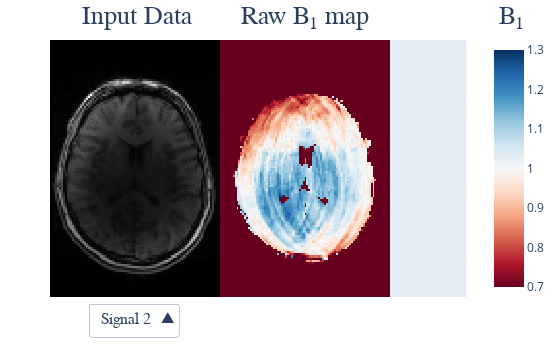

Write notebook code for a chart like this one.
### Code cell
#| label: afiFig7jn

# Prepare Python environment

import scipy.io as sio
from pathlib import Path

from contextlib import contextmanager
import sys, os
from pathlib import Path

@contextmanager
def suppress_stdout():
    with open(os.devnull, "w") as devnull:
        old_stdout = sys.stdout
        sys.stdout = devnull
        try:  
            yield
        finally:
            sys.stdout = old_stdout

import os
from pathlib import Path

def find_myst_yml_directories(start_dir=None):
    """
    Recursively search for directories containing myst.yml file.
    
    Args:
        start_dir (str or Path): Starting directory (defaults to current directory)
    
    Returns:
        list: List of full paths to directories containing myst.yml
    """
    if start_dir is None:
        start_dir = Path.cwd()
    else:
        start_dir = Path(start_dir)
    
    myst_dirs = []
    
    def _search_directory(current_dir):
        # Check if myst.yml exists in current directory
        myst_file = current_dir / "myst.yml"
        if myst_file.exists():
            myst_dirs.append(str(current_dir.resolve()))
            # Don't search subdirectories if we found myst.yml here
            return
        
        # Recursively search all subdirectories
        for item in current_dir.iterdir():
            if item.is_dir():
                try:
                    _search_directory(item)
                except (PermissionError, OSError):
                    # Skip directories we can't access
                    continue
    
    _search_directory(start_dir)
    return myst_dirs

def find_myst_yml_directories_upwards(start_dir=None):
    """
    Search for myst.yml in current directory, if not found go to parent and repeat.
    
    Args:
        start_dir (str or Path): Starting directory (defaults to current directory)
    
    Returns:
        str or None: Full path of directory containing myst.yml, or None if not found
    """
    if start_dir is None:
        current_dir = Path.cwd()
    else:
        current_dir = Path(start_dir)
    
    # Keep going up until we reach the filesystem root
    while current_dir != current_dir.parent:  # Stop at root
        myst_file = current_dir / "myst.yml"
        if myst_file.exists():
            return str(current_dir.resolve())
        
        # Move to parent directory
        current_dir = current_dir.parent
    
    return None

with suppress_stdout():
    repo_path = Path(find_myst_yml_directories_upwards())
    print(repo_path)
    data_req_path = repo_path / "binder" / "data_requirement.json"
    data_path = repo_path / "data"
    dataset_path = data_path / "qmrlab-mooc"
    
data_dir = dataset_path / "04-B1-02-AFI" / "04-B1-02-AFI"  

data_file = "fig7.mat"

#Load either archived or generated plot variables
mat_contents = sio.loadmat(data_dir / data_file)

B1map_raw = mat_contents["B1map_raw"]
AFIData1 = mat_contents["AFIData1"]
AFIData2 = mat_contents["AFIData2"]
mask = mat_contents["mask"]
xAxis = mat_contents["xAxis"][0]
yAxis = mat_contents["yAxis"][0]

## Plot
# PYTHON CODE
# Module imports

import matplotlib.pyplot as plt
import chart_studio.plotly as py
import plotly.graph_objs as go
import numpy as np
from plotly import __version__
from plotly.offline import download_plotlyjs, init_notebook_mode, plot, iplot
config={'showLink': False, 'displayModeBar': False}
# PYTHON CODE
from plotly import tools

# Masking B1 map
B1map_raw = np.asarray(B1map_raw)
mask = np.asarray(mask)
B1map_raw_masked = B1map_raw*mask
B1map_raw_masked[np.isnan(B1map_raw_masked)] = 0


trace1 = go.Heatmap(x = xAxis,
                   y = yAxis,
                   z=AFIData1,
                   colorscale='Gray',
                   showscale = False,
                   visible=False,
                   name = 'Signal1')
trace2 = go.Heatmap(x = xAxis,
                   y = yAxis,
                   z=AFIData2,
                   colorscale='Gray',
                   showscale = False,
                   visible=True,
                   name = 'Signal2')
trace3 = go.Heatmap(x = xAxis,
                   y = yAxis,
                   z=B1map_raw_masked,
                   zmin=0.7,
                   zmax=1.3,
                   colorscale='RdBu',
                   xaxis='x2',
                   yaxis='y2',
                   visible=True,
                   name = 'B1 values')

data=[trace1, trace2, trace3]


updatemenus = list([
    dict(active=1,
         x = 0.09,
         xanchor = 'left',
         y = -0.15,
         yanchor = 'bottom',
         direction = 'up',
         font=dict(
                family='Times New Roman',
                size=16
            ),
         buttons=list([   
            dict(label = 'Signal 1',
                 method = 'update',
                 args = [{'visible': [True, False, True]},
                         ]),
            dict(label = 'Signal 2',
                 method = 'update',
                 args = [{'visible': [False, True, True]},
                           ]),
        ])
    )
])

layout = dict(
    width=560,
    height=345,
    margin = dict(
                t=40,
                r=50,
                b=10,
                l=50),
    annotations=[
        dict(
            x=0.07,
            y=1.15,
            showarrow=False,
            text='Input Data',
            font=dict(
                family='Times New Roman',
                size=26
            ),
            xref='paper',
            yref='paper'
        ),
        dict(
            x=0.60,
            y=1.15,
            showarrow=False,
            text='Raw B<sub>1</sub> map',
            font=dict(
                family='Times New Roman',
                size=26
            ),
            xref='paper',
            yref='paper'
        ),
        dict(
            x=1.12,
            y=1.15,
            showarrow=False,
            text='B<sub>1</sub>',
            font=dict(
                family='Times New Roman',
                size=26
            ),
            xref='paper',
            yref='paper'
        ),
    ],
    xaxis = dict(range = [0,127], autorange = False,
             showgrid = False, zeroline = False, showticklabels = False,
             ticks = '', domain=[0, 0.58]),
    yaxis = dict(range = [0,127], autorange = False,
             showgrid = False, zeroline = False, showticklabels = False,
             ticks = '', domain=[0, 1]),
    xaxis2 = dict(range = [0,127], autorange = False,
             showgrid = False, zeroline = False, showticklabels = False,
             ticks = '', domain=[0.40, 0.98]),
    yaxis2 = dict(range = [0,127], autorange = False,
             showgrid = False, zeroline = False, showticklabels = False,
             ticks = '', domain=[0, 1], anchor='x2'),
    showlegend = False,
    autosize = False,
    updatemenus=updatemenus
)


fig = dict(data=data, layout=layout)

iplot(fig, filename = 'basic-heatmap', config = config)

### Figure 1 — Plotly figure (JSON) as saved in the notebook; plotly's stock layout.template omitted (floating-point values rounded to 4 significant figures; data arrays with more than 128 entries replaced by an {"elided": "..."} marker saying what was removed)
{"data": [{"colorscale": [[0, "rgb(0, 0, 0)"], [0.09091, "rgb(16, 16, 16)"], [0.1818, "rgb(38, 38, 38)"], [0.2727, "rgb(59, 59, 59)"], [0.3636, "rgb(81, 80, 80)"], [0.4545, "rgb(102, 101, 101)"], [0.5455, "rgb(124, 123, 122)"], [0.6364, "rgb(146, 146, 145)"], [0.7273, "rgb(171, 171, 170)"], [0.8182, "rgb(197, 197, 195)"], [0.9091, "rgb(224, 224, 223)"], [1, "rgb(254, 254, 253)"]], "name": "Signal1", "showscale": false, "type": "heatmap", "visible": false, "x": [0, 1, 2, 3, 4, 5, 6, 7, 8, 9, 10, 11, 12, 13, 14, 15, 16, 17, 18, 19, 20, 21, 22, 23, 24, 25, 26, 27, 28, 29, 30, 31, 32, 33, 34, 35, 36, 37, 38, 39, 40, 41, 42, 43, 44, 45, 46, 47, 48, 49, 50, 51, 52, 53, 54, 55, 56, 57, 58, 59, 60, 61, 62, 63, 64, 65, 66, 67, 68, 69, 70, 71, 72, 73, 74, 75, 76, 77, 78, 79, 80, 81, 82, 83, 84, 85, 86, 87], "y": [0, 1, 2, 3, 4, 5, 6, 7, 8, 9, 10, 11, 12, 13, 14, 15, 16, 17, 18, 19, 20, 21, 22, 23, 24, 25, 26, 27, 28, 29, 30, 31, 32, 33, 34, 35, 36, 37, 38, 39, 40, 41, 42, 43, 44, 45, 46, 47, 48, 49, 50, 51, 52, 53, 54, 55, 56, 57, 58, 59, 60, 61, 62, 63, 64, 65, 66, 67, 68, 69, 70, 71, 72, 73, 74, 75, 76, 77, 78, 79, 80, 81, 82, 83, 84, 85, 86, 87, 88, 89, 90, 91, 92, 93, 94, 95, 96, 97, 98, 99, 100, 101, 102, 103, 104, 105, 106, 107, 108, 109, 110, 111, 112, 113, 114, 115, 116, 117, 118, 119, 120, 121, 122, 123, 124, 125, 126, 127], "z": {"elided": "128x88 float values"}}, {"colorscale": [[0, "rgb(0, 0, 0)"], [0.09091, "rgb(16, 16, 16)"], [0.1818, "rgb(38, 38, 38)"], [0.2727, "rgb(59, 59, 59)"], [0.3636, "rgb(81, 80, 80)"], [0.4545, "rgb(102, 101, 101)"], [0.5455, "rgb(124, 123, 122)"], [0.6364, "rgb(146, 146, 145)"], [0.7273, "rgb(171, 171, 170)"], [0.8182, "rgb(197, 197, 195)"], [0.9091, "rgb(224, 224, 223)"], [1, "rgb(254, 254, 253)"]], "name": "Signal2", "showscale": false, "type": "heatmap", "visible": true, "x": [0, 1, 2, 3, 4, 5, 6, 7, 8, 9, 10, 11, 12, 13, 14, 15, 16, 17, 18, 19, 20, 21, 22, 23, 24, 25, 26, 27, 28, 29, 30, 31, 32, 33, 34, 35, 36, 37, 38, 39, 40, 41, 42, 43, 44, 45, 46, 47, 48, 49, 50, 51, 52, 53, 54, 55, 56, 57, 58, 59, 60, 61, 62, 63, 64, 65, 66, 67, 68, 69, 70, 71, 72, 73, 74, 75, 76, 77, 78, 79, 80, 81, 82, 83, 84, 85, 86, 87], "y": [0, 1, 2, 3, 4, 5, 6, 7, 8, 9, 10, 11, 12, 13, 14, 15, 16, 17, 18, 19, 20, 21, 22, 23, 24, 25, 26, 27, 28, 29, 30, 31, 32, 33, 34, 35, 36, 37, 38, 39, 40, 41, 42, 43, 44, 45, 46, 47, 48, 49, 50, 51, 52, 53, 54, 55, 56, 57, 58, 59, 60, 61, 62, 63, 64, 65, 66, 67, 68, 69, 70, 71, 72, 73, 74, 75, 76, 77, 78, 79, 80, 81, 82, 83, 84, 85, 86, 87, 88, 89, 90, 91, 92, 93, 94, 95, 96, 97, 98, 99, 100, 101, 102, 103, 104, 105, 106, 107, 108, 109, 110, 111, 112, 113, 114, 115, 116, 117, 118, 119, 120, 121, 122, 123, 124, 125, 126, 127], "z": {"elided": "128x88 float values"}}, {"colorscale": [[0, "rgb(103,0,31)"], [0.1, "rgb(178,24,43)"], [0.2, "rgb(214,96,77)"], [0.3, "rgb(244,165,130)"], [0.4, "rgb(253,219,199)"], [0.5, "rgb(247,247,247)"], [0.6, "rgb(209,229,240)"], [0.7, "rgb(146,197,222)"], [0.8, "rgb(67,147,195)"], [0.9, "rgb(33,102,172)"], [1, "rgb(5,48,97)"]], "name": "B1 values", "type": "heatmap", "visible": true, "x": [0, 1, 2, 3, 4, 5, 6, 7, 8, 9, 10, 11, 12, 13, 14, 15, 16, 17, 18, 19, 20, 21, 22, 23, 24, 25, 26, 27, 28, 29, 30, 31, 32, 33, 34, 35, 36, 37, 38, 39, 40, 41, 42, 43, 44, 45, 46, 47, 48, 49, 50, 51, 52, 53, 54, 55, 56, 57, 58, 59, 60, 61, 62, 63, 64, 65, 66, 67, 68, 69, 70, 71, 72, 73, 74, 75, 76, 77, 78, 79, 80, 81, 82, 83, 84, 85, 86, 87], "xaxis": "x2", "y": [0, 1, 2, 3, 4, 5, 6, 7, 8, 9, 10, 11, 12, 13, 14, 15, 16, 17, 18, 19, 20, 21, 22, 23, 24, 25, 26, 27, 28, 29, 30, 31, 32, 33, 34, 35, 36, 37, 38, 39, 40, 41, 42, 43, 44, 45, 46, 47, 48, 49, 50, 51, 52, 53, 54, 55, 56, 57, 58, 59, 60, 61, 62, 63, 64, 65, 66, 67, 68, 69, 70, 71, 72, 73, 74, 75, 76, 77, 78, 79, 80, 81, 82, 83, 84, 85, 86, 87, 88, 89, 90, 91, 92, 93, 94, 95, 96, 97, 98, 99, 100, 101, 102, 103, 104, 105, 106, 107, 108, 109, 110, 111, 112, 113, 114, 115, 116, 117, 118, 119, 120, 121, 122, 123, 124, 125, 126, 127], "yaxis": "y2", "z": {"elided": "128x88 float values"}, "zmax": 1.3, "zmin": 0.7}], "layout": {"annotations": [{"font": {"family": "Times New Roman", "size": 26}, "showarrow": false, "text": "Input Data", "x": 0.07, "xref": "paper", "y": 1.15, "yref": "paper"}, {"font": {"family": "Times New Roman", "size": 26}, "showarrow": false, "text": "Raw B<sub>1</sub> map", "x": 0.6, "xref": "paper", "y": 1.15, "yref": "paper"}, {"font": {"family": "Times New Roman", "size": 26}, "showarrow": false, "text": "B<sub>1</sub>", "x": 1.12, "xref": "paper", "y": 1.15, "yref": "paper"}], "autosize": false, "height": 345, "margin": {"b": 10, "l": 50, "r": 50, "t": 40}, "showlegend": false, "updatemenus": [{"active": 1, "buttons": [{"args": [{"visible": [true, false, true]}], "label": "Signal 1", "method": "update"}, {"args": [{"visible": [false, true, true]}], "label": "Signal 2", "method": "update"}], "direction": "up", "font": {"family": "Times New Roman", "size": 16}, "x": 0.09, "xanchor": "left", "y": -0.15, "yanchor": "bottom"}], "width": 560, "xaxis": {"autorange": false, "domain": [0, 0.58], "range": [0, 127], "showgrid": false, "showticklabels": false, "ticks": "", "zeroline": false}, "xaxis2": {"autorange": false, "domain": [0.4, 0.98], "range": [0, 127], "showgrid": false, "showticklabels": false, "ticks": "", "zeroline": false}, "yaxis": {"autorange": false, "domain": [0, 1], "range": [0, 127], "showgrid": false, "showticklabels": false, "ticks": "", "zeroline": false}, "yaxis2": {"anchor": "x2", "autorange": false, "domain": [0, 1], "range": [0, 127], "showgrid": false, "showticklabels": false, "ticks": "", "zeroline": false}}}
